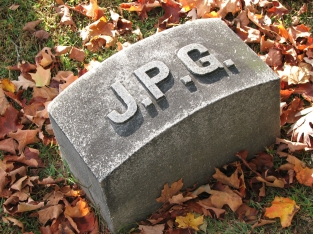
#> input picture Assignment_1/watch.jpg, 313 x 234 px, found by its file name
$ python 5.py
#> lines starting #> are read from the running program, lines starting #| are printed output that depends on the picture
import numpy as np
import cv2
import colorsys
import math

img = cv2.imread('/home/iiitb/Desktop/watch.jpg')
#> img is the input picture: shape (234, 313, 3); mean B, G, R 87.1, 105.9, 127.8
X = cv2.cvtColor(img, cv2.COLOR_BGR2GRAY)
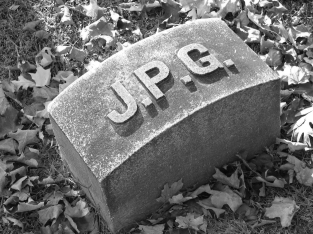
#> X: shape (234, 313); min 6, max 255, mean 110.3

# [4 lines of commented-out code are left out]


def zca_whitening(inputs):
    sigma = np.dot(inputs, inputs.T)/inputs.shape[1] #Correlation matrix
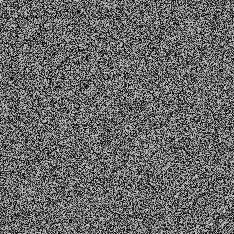
#> sigma: shape (234, 234) float64; min 0, max 0.815, mean 0.408
    U,S,V = np.linalg.svd(sigma) #Singular Value Decomposition
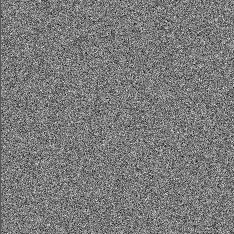
#> U: shape (234, 234) float64; min -0.247, max 0.265, mean -0.00028; drawn with min black and max white
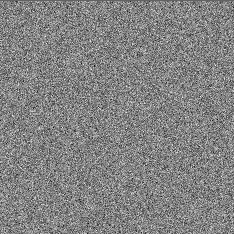
#> V: shape (234, 234) float64; min -0.265, max 0.25, mean -0.000272; drawn with min black and max white
#> S = 234 values, max 95.59 at index 0, min 0.000433 at index 233, mean 3.45
    epsilon = 0.1                #Whitening constant, it prevents division by zero
    ZCAMatrix = np.dot(np.dot(U, np.diag(1.0/np.sqrt(np.diag(S) + epsilon))), U.T) #ZCA Whitening matrix
#> ZCAMatrix = 234 values, max 2.44 at index 142, min -2.27 at index 78, mean 0.00621
    return np.dot(ZCAMatrix, inputs)   #Data whitening


# [12 lines of commented-out code are left out]

Xwhite = zca_whitening(X)
#> Xwhite = 313 values, max 1861.6 at index 173, min -1716.4 at index 38, mean 118.8
cv2.imshow('Whitened Image', Xwhite)

cv2.waitKey(0)
cv2.destroyAllWindows()
#print(matrix.shape)

$ run again, with Assignment_1/road4.jpg copied over Assignment_1/watch.jpg
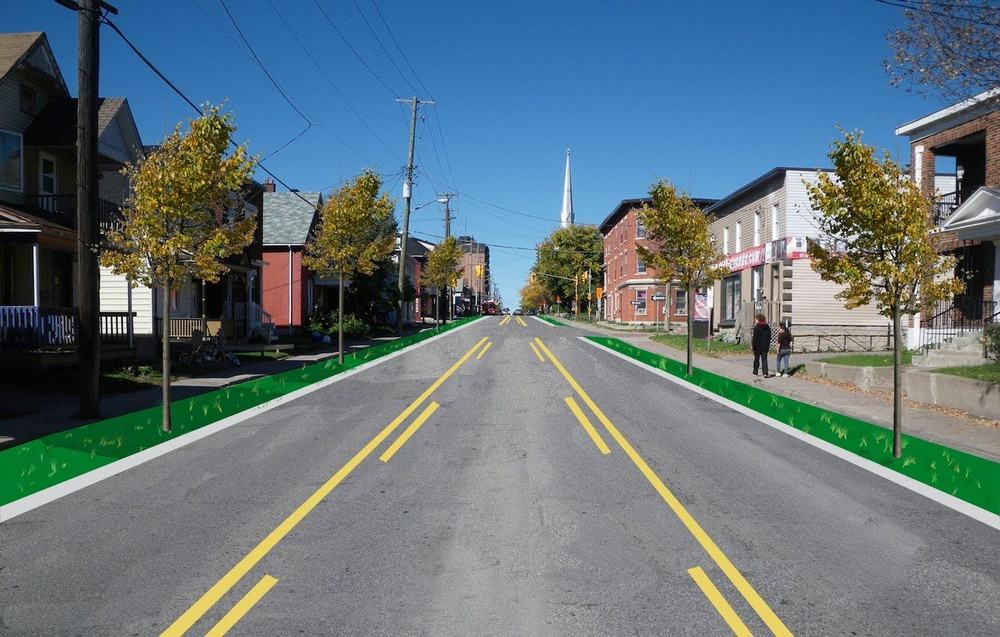
#> input picture Assignment_1/road4.jpg, 1000 x 637 px, shrunk from 1500 x 956 before the run, found by its file name
#> img is the input picture: shape (637, 1000, 3); mean B, G, R 123.5, 116.4, 98.8
#> in zca_whitening, `sigma = np.dot(inputs, inputs.T)/inputs.shape[1]`:
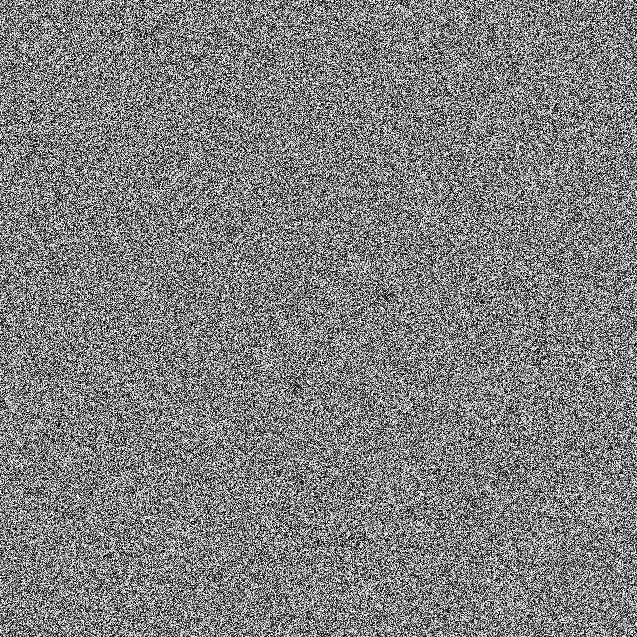
#> sigma: shape (637, 637) float64; min 0, max 0.255, mean 0.127; drawn with min black and max white
#> in zca_whitening, `U,S,V = np.linalg.svd(sigma)`:
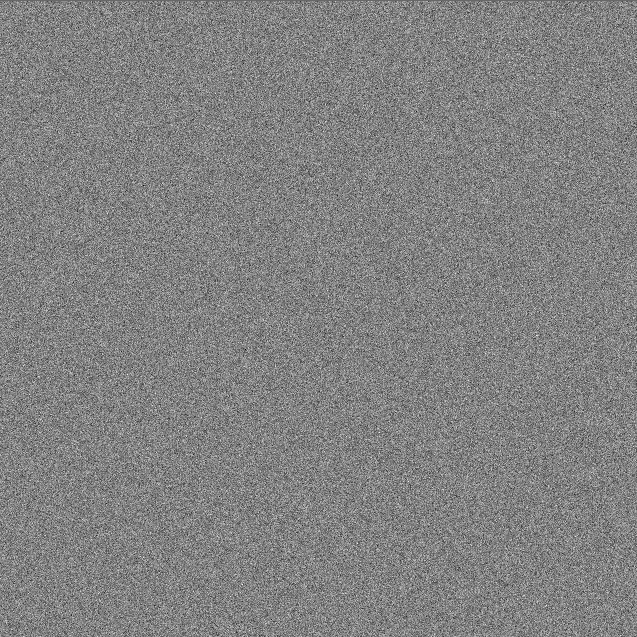
#> V: shape (637, 637) float64; min -0.194, max 0.186, mean -6e-05; drawn with min black and max white
#> S = 637 values, max 81.13 at index 0, min 0.0029 at index 636, mean 1.71
#> ZCAMatrix = 637 values, max 3.68 at index 539, min -3.55 at index 393, mean -0.0492
#> Xwhite = 1000 values, max 627.8 at index 215, min -6781.4 at index 842, mean -3210.8

$ run again, with Assignment_1/15_1.png saved as Assignment_1/watch.jpg
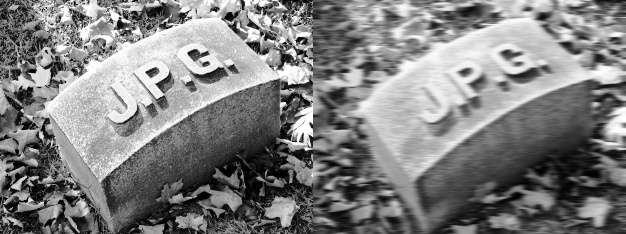
#> input picture Assignment_1/15_1.png, 626 x 234 px, found by its file name
#> img is the input picture: shape (234, 626, 3); min 0, max 255, mean 127.9
#> in zca_whitening, `U,S,V = np.linalg.svd(sigma)`:
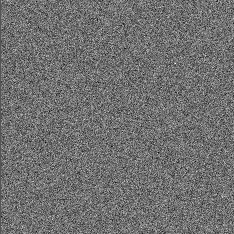
#> U: shape (234, 234) float64; min -0.266, max 0.335, mean -0.000274; drawn with min black and max white
#> in zca_whitening, `U,S,V = np.linalg.svd(sigma)`:
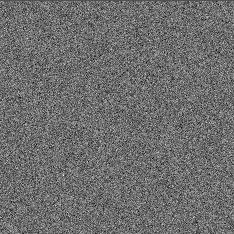
#> V: shape (234, 234) float64; min -0.254, max 0.335, mean -0.000266; drawn with min black and max white
#> S = 234 values, max 47.56 at index 0, min 0.0156 at index 233, mean 1.73
#> ZCAMatrix = 234 values, max 2.63 at index 170, min -2.56 at index 174, mean -0.0114
#> Xwhite = 626 values, max 2597.5 at index 47, min -2910.1 at index 164, mean -404.8
